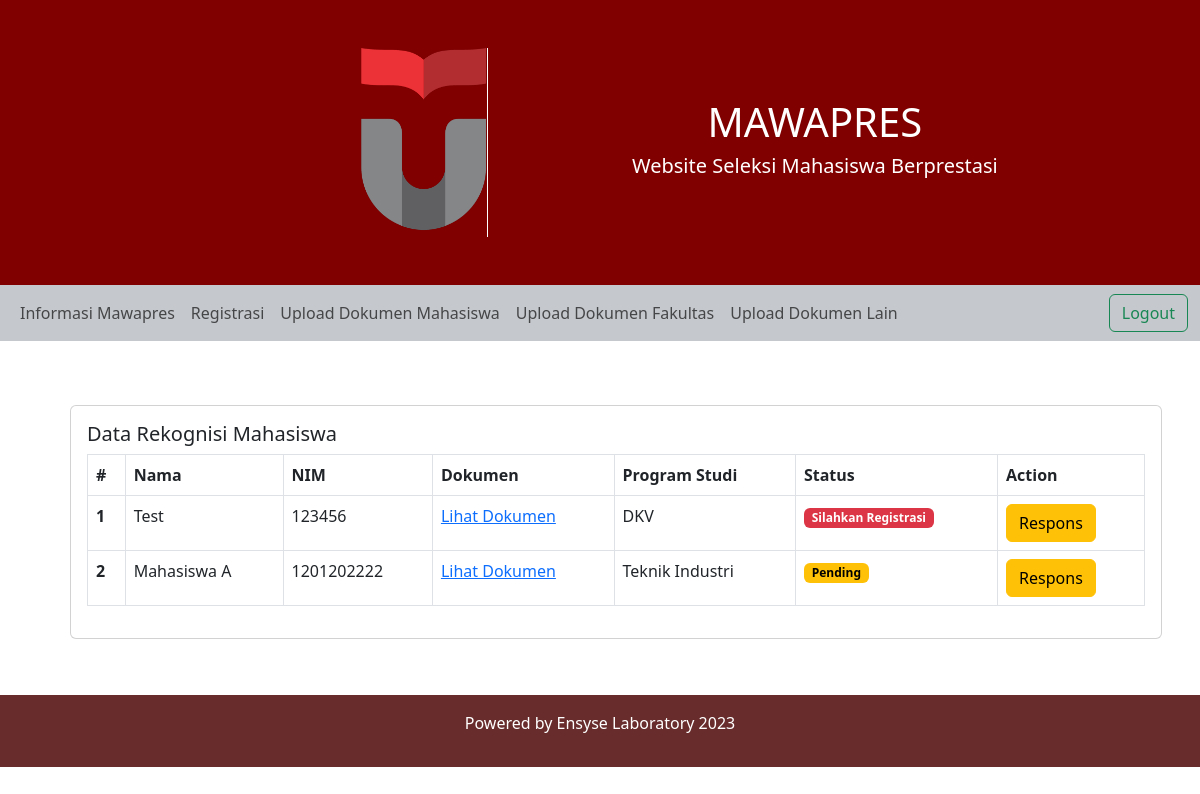
Page /rekognisi/index.php (signed in) on the committed database.
### tables this page shows
CREATE TABLE `rekognisi` (
  `id` int(11) NOT NULL,
  `nama` varchar(64) NOT NULL,
  `nim` varchar(64) NOT NULL,
  `dokumen` varchar(512) NOT NULL,
  `programstudi` varchar(64) NOT NULL,
  `status` varchar(64) NOT NULL DEFAULT 'Pending'
);

### model/Rekognisi.php (called while the page is built, shortened)
<?php
class Rekognisi extends Database
{
	function __construct()
	{
		$this->connection = mysqli_connect($this->host, $this->username, $this->password, $this->database);
	}
	function allRekognisi()
	{
		$data = mysqli_query($this->connection, "SELECT * FROM rekognisi");
		return $data;
	}
}

### rekognisi/index.php (the view, shortened to what this page needs)
<?php
include '../model/Rekognisi.php';
include '../config/mahasiswa.php';
$db = new Rekognisi();
$rekognisi = $db->allRekognisi();
?>
    <div class="container mt-4">
        <div class="row">
            <div class="m-3 p-4 col-lg-12">
                <div class="card">
                    <div class="card-body">
                        <div class="row">
                            <div class="col-6">
                                <h5 class="card-title">Data Rekognisi Mahasiswa</h5>
                            </div>
                        </div>
                            <div class="table-responsive">
                            <table class="table table-bordered" id="dataTable" width="100%" cellspacing="0">
                            <thead>
                                <tr>
                                    <th scope="col">#</th>
                                    <th scope="col">Nama</th>
                                    <th scope="col">NIM</th>
                                    <th scope="col">Dokumen</th>
                                    <th scope="col">Program Studi</th>
                                    <th scope="col">Status</th>
                                    <th scope="col">Action</th>
                                </tr>
                            </thead>
                            <tbody>
                                <?php $i = 1;
                                foreach ($rekognisi as $rekognisii) { ?>
                                    <tr>
                                        <th scope="row"><?= $i ?></th>
                                        <td><?= $rekognisii['nama'] ?></td>
                                        <td><?= $rekognisii['nim'] ?></td>
                                        <td><a href="<?= $rekognisii['dokumen'] ?>">Lihat Dokumen</a></td>
                                        <td><?= $rekognisii['programstudi'] ?></td>
                                        <td>
                                            <?php
                                            if ($rekognisii['status'] == "ACC") {
                                                echo '<span class="badge text-bg-success">' . $rekognisii['status'] . '</span>';
                                            } elseif ($rekognisii['status'] == "Pending"){
                                                echo '<span class="badge text-bg-warning">' . $rekognisii['status'] . '</span>';
                                            } elseif ($rekognisii['status'] == "Silahkan Registrasi"){
                                                echo '<span class="badge text-bg-danger">' . $rekognisii['status'] . '</span>';
                                            }
                                            ?></td>
                                        <td>
                                            <a href="edit.php?id=<?= $rekognisii['id'] ?>" class="btn btn-warning">Respons</a>
                                        </td>
                                    </tr>
                                <?php $i++;
                                } ?>
                            </tbody>
                        </table>
                        </div>
                    </div>
                </div>
            </div>
        </div>
    </div>
    <div style="background-color: #692c2c" class="mt-3 p-3 bg-green text-white text-center">
        <p>Powered by Ensyse Laboratory 2023</p>
    </div>
</body>
</html>

### style.css (style rules this page uses)
.bg-green { background-color: #692c2c; }

### rows in the picture
rekognisi: nama "Test", nim "123456", programstudi "DKV", status "Silahkan Registrasi"
rekognisi: nama "Mahasiswa A", nim "1201202222", programstudi "Teknik Industri", status "Pending"
